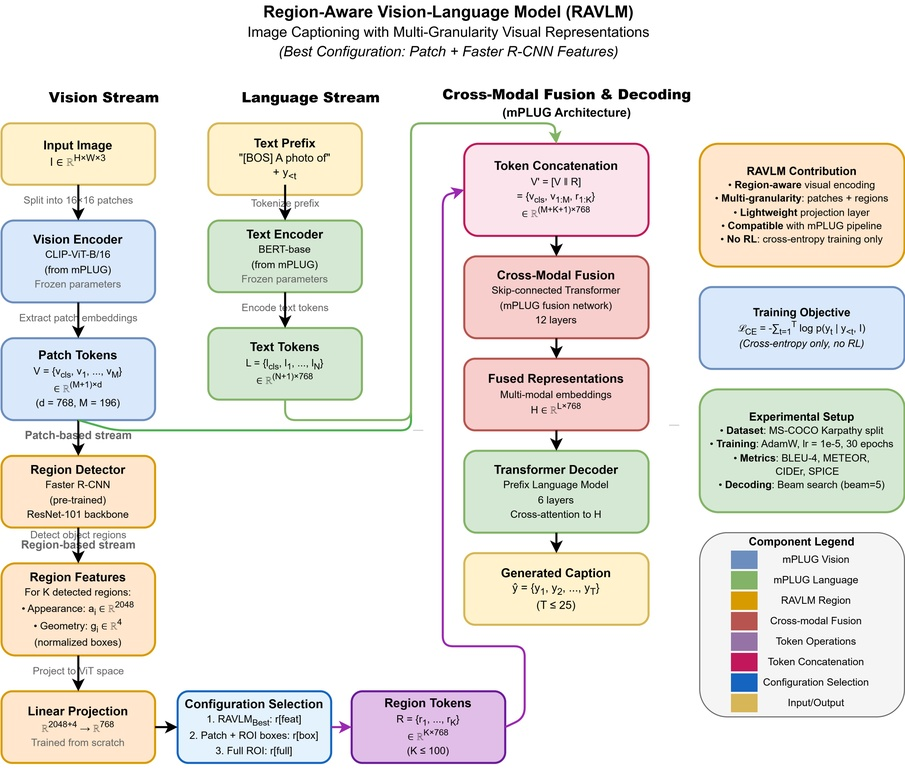
#> input picture mplug_framework.jpg, 905 x 779 px, shrunk from 4420 x 3805 before the run
$ python -i randaugment.py   (imports and definitions only)
#> lines starting #> are read from the running program, lines starting #| are printed output that depends on the picture
#> further down, picture is the input picture: shape (779, 905, 3); mean B, G, R 226.4, 230.8, 233.8
import cv2
import numpy as np


## aug functions
def identity_func(img):
    return img


def autocontrast_func(img, cutoff=0):
    '''
        same output as PIL.ImageOps.autocontrast
    '''
    n_bins = 256

    def tune_channel(ch):
        n = ch.size
#> n = 704995
        cut = cutoff * n // 100
#> cut = 0
        if cut == 0:
            high, low = int(ch.max()), int(ch.min())
#> high = 255; low = 0
        else:
            hist = cv2.calcHist([ch], [0], None, [n_bins], [0, n_bins])

            low_idx = np.argwhere(np.cumsum(hist) > cut)
            low = 0 if low_idx.shape[0] == 0 else int(low_idx[0][0])

            high_idx = np.argwhere(np.cumsum(hist[::-1]) > cut)
            high = n_bins - 1 if high_idx.shape[0] == 0 else int(n_bins - 1 - high_idx[0][0])

        if high <= low:
            table = np.arange(n_bins)
        else:
            scale = float(n_bins - 1) / float(high - low)
#> scale = 1
            offset = -float(low) * scale
#> offset = 0
            table = np.arange(n_bins, dtype=np.float32) * scale + offset
#> table = 256 values from 0 to 255
            table[table < 0] = 0
            table[table > n_bins - 1] = n_bins - 1
        table = table.clip(0, 255).astype(np.uint8)
        return table[ch]
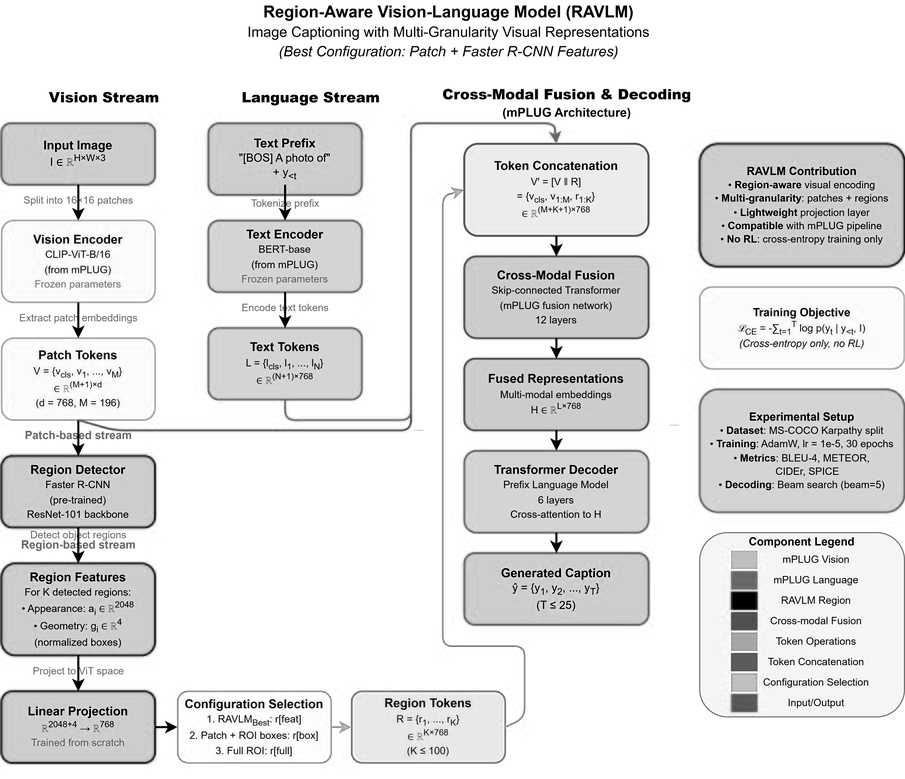
#> returned value: shape (779, 905); min 0, max 255, mean 226.4

    channels = [tune_channel(ch) for ch in cv2.split(img)]
#> in tune_channel (call 2), `return table[ch]`:
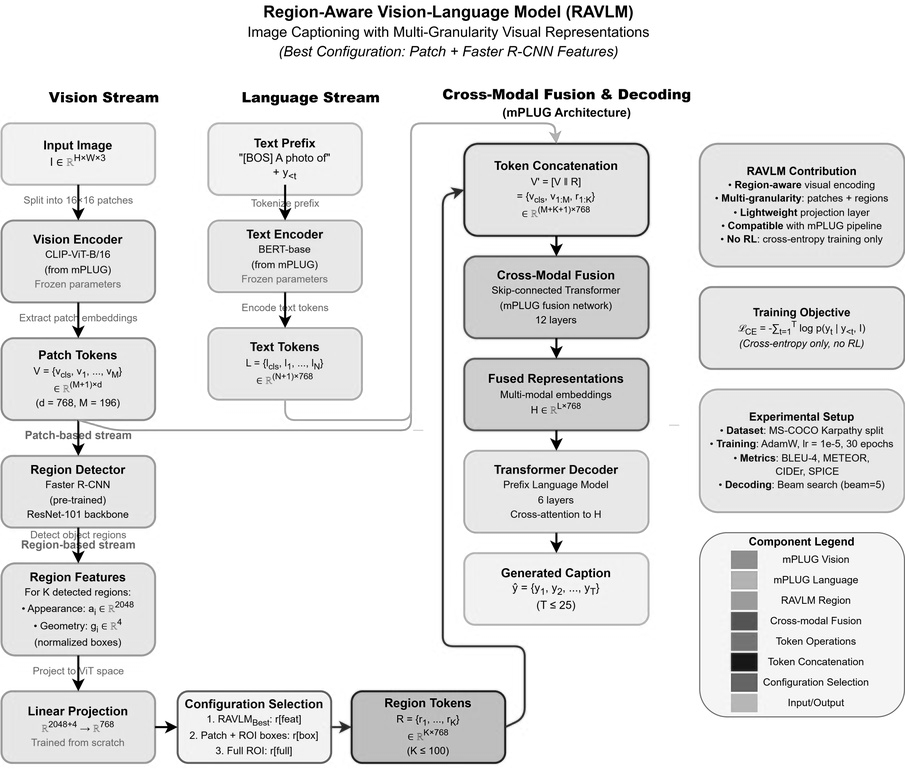
#> returned value: shape (779, 905); min 0, max 255, mean 230.8
#> in tune_channel (call 3), `return table[ch]`:
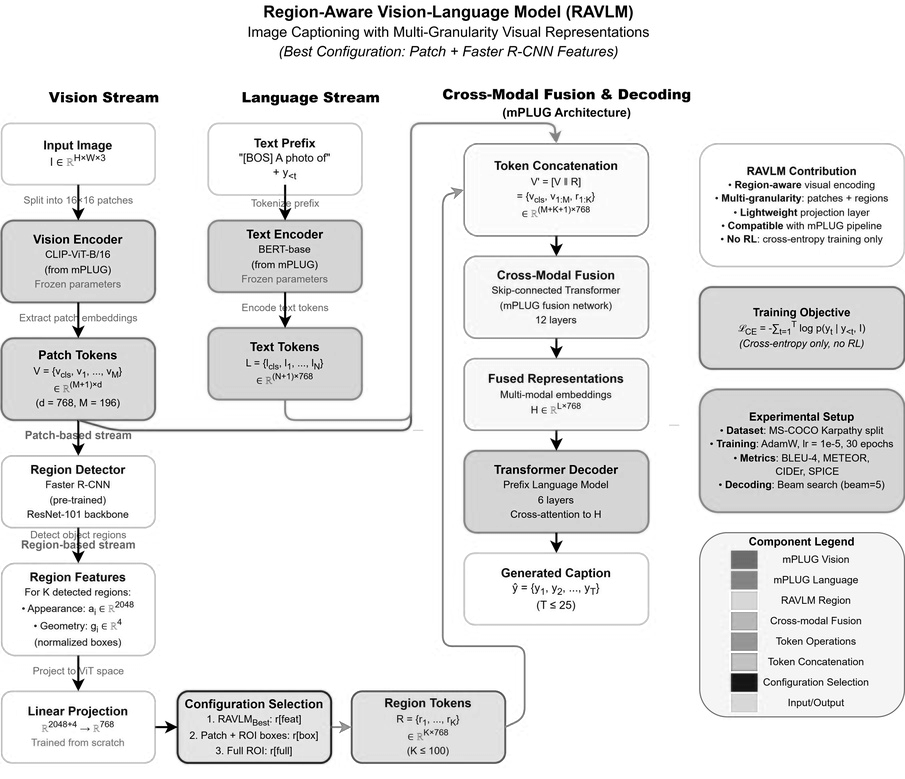
#> returned value: shape (779, 905); min 0, max 255, mean 233.8
#> channels = 3 items
    out = cv2.merge(channels)
    return out


# [155 lines left out: functions equalize_func, rotate_func, solarize_func, color_func, contrast_func, brightness_func and 7 more, not called in this run]


### level to args
def enhance_level_to_args(MAX_LEVEL):
    def level_to_args(level):
        return ((level / MAX_LEVEL) * 1.8 + 0.1,)
    return level_to_args


def shear_level_to_args(MAX_LEVEL, replace_value):
    # [4 lines left out: function level_to_args, not called in this run]

    return level_to_args


def translate_level_to_args(translate_const, MAX_LEVEL, replace_value):
    # [4 lines left out: function level_to_args, not called in this run]

    return level_to_args


# [6 lines left out: function cutout_level_to_args, not called in this run]


def solarize_level_to_args(MAX_LEVEL):
    def level_to_args(level):
        level = int((level / MAX_LEVEL) * 256)
        return (level, )
    return level_to_args


def none_level_to_args(level):
    return ()


def posterize_level_to_args(MAX_LEVEL):
    def level_to_args(level):
        level = int((level / MAX_LEVEL) * 4)
        return (level, )
    return level_to_args


def rotate_level_to_args(MAX_LEVEL, replace_value):
    # [5 lines left out: function level_to_args, not called in this run]

    return level_to_args


func_dict = {
    'Identity': identity_func,
    'AutoContrast': autocontrast_func,
    'Equalize': equalize_func,
    'Rotate': rotate_func,
    'Solarize': solarize_func,
    'Color': color_func,
    'Contrast': contrast_func,
    'Brightness': brightness_func,
    'Sharpness': sharpness_func,
    'ShearX': shear_x_func,
    'TranslateX': translate_x_func,
    'TranslateY': translate_y_func,
    'Posterize': posterize_func,
    'ShearY': shear_y_func,
}

translate_const = 10
MAX_LEVEL = 10
replace_value = (128, 128, 128)
arg_dict = {
    'Identity': none_level_to_args,
    'AutoContrast': none_level_to_args,
    'Equalize': none_level_to_args,
    'Rotate': rotate_level_to_args(MAX_LEVEL, replace_value),
    'Solarize': solarize_level_to_args(MAX_LEVEL),
    'Color': enhance_level_to_args(MAX_LEVEL),
    'Contrast': enhance_level_to_args(MAX_LEVEL),
    'Brightness': enhance_level_to_args(MAX_LEVEL),
    'Sharpness': enhance_level_to_args(MAX_LEVEL),
    'ShearX': shear_level_to_args(MAX_LEVEL, replace_value),
    'TranslateX': translate_level_to_args(
        translate_const, MAX_LEVEL, replace_value
    ),
    'TranslateY': translate_level_to_args(
        translate_const, MAX_LEVEL, replace_value
    ),
    'Posterize': posterize_level_to_args(MAX_LEVEL),
    'ShearY': shear_level_to_args(MAX_LEVEL, replace_value),
}


class RandomAugment(object):

    # [8 lines left out: function __init__, not called in this run]

    def get_random_ops(self):
        sampled_ops = np.random.choice(self.augs, self.N)
        return [(op, 0.5, self.M) for op in sampled_ops]

    # [10 lines left out: function __call__, not called in this run]


# [4 lines not run here, left out]

>>> import cv2
>>> picture = cv2.imread('../mplug_framework.jpg')
>>> result = autocontrast_func(picture)
